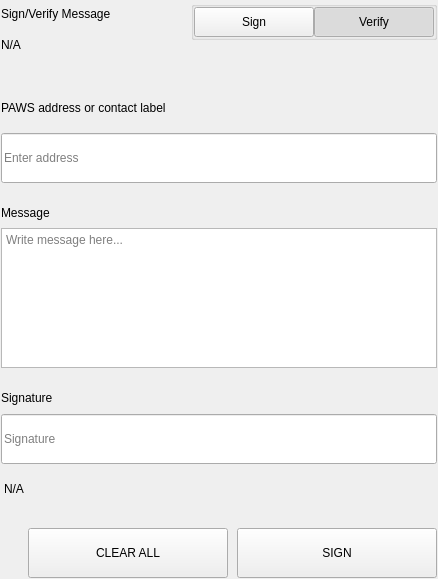
<?xml version="1.0" encoding="UTF-8"?>
<ui version="4.0">
 <class>SettingsSignMessageWidgets</class>
 <widget class="QWidget" name="SettingsSignMessageWidgets">
  <property name="geometry">
   <rect>
    <x>0</x>
    <y>0</y>
    <width>438</width>
    <height>579</height>
   </rect>
  </property>
  <property name="windowTitle">
   <string>Form</string>
  </property>
  <layout class="QVBoxLayout" name="verticalLayout">
   <property name="spacing">
    <number>0</number>
   </property>
   <property name="leftMargin">
    <number>0</number>
   </property>
   <property name="topMargin">
    <number>0</number>
   </property>
   <property name="rightMargin">
    <number>0</number>
   </property>
   <property name="bottomMargin">
    <number>0</number>
   </property>
   <item>
    <widget class="QWidget" name="left" native="true">
     <layout class="QVBoxLayout" name="verticalLayout_3">
      <property name="leftMargin">
       <number>0</number>
      </property>
      <property name="topMargin">
       <number>0</number>
      </property>
      <property name="rightMargin">
       <number>0</number>
      </property>
      <property name="bottomMargin">
       <number>0</number>
      </property>
      <item>
       <widget class="QWidget" name="container_sign" native="true">
        <layout class="QVBoxLayout" name="verticalLayout_2">
         <property name="spacing">
          <number>0</number>
         </property>
         <property name="leftMargin">
          <number>1</number>
         </property>
         <property name="topMargin">
          <number>1</number>
         </property>
         <property name="rightMargin">
          <number>1</number>
         </property>
         <property name="bottomMargin">
          <number>1</number>
         </property>
         <item>
          <layout class="QHBoxLayout" name="horizontalLayout_3" stretch="3,1">
           <property name="spacing">
            <number>40</number>
           </property>
           <item>
            <layout class="QVBoxLayout" name="verticalLayoutTitle">
             <property name="spacing">
              <number>5</number>
             </property>
             <item>
              <widget class="QLabel" name="labelTitle">
               <property name="text">
                <string>Sign/Verify Message</string>
               </property>
              </widget>
             </item>
             <item>
              <widget class="QLabel" name="labelSubtitle1">
               <property name="text">
                <string notr="true">N/A</string>
               </property>
               <property name="wordWrap">
                <bool>true</bool>
               </property>
              </widget>
             </item>
            </layout>
           </item>
           <item alignment="Qt::AlignRight|Qt::AlignTop">
            <widget class="QWidget" name="containerSwitch" native="true">
             <property name="styleSheet">
              <string notr="true">#containerSwitch{
	padding-top:9px;
}</string>
             </property>
             <layout class="QVBoxLayout" name="verticalLayout_6">
              <property name="spacing">
               <number>4</number>
              </property>
              <property name="leftMargin">
               <number>0</number>
              </property>
              <property name="topMargin">
               <number>0</number>
              </property>
              <property name="rightMargin">
               <number>0</number>
              </property>
              <property name="bottomMargin">
               <number>0</number>
              </property>
              <item alignment="Qt::AlignRight">
               <widget class="QGroupBox" name="groupBox">
                <property name="sizePolicy">
                 <sizepolicy hsizetype="Fixed" vsizetype="Preferred">
                  <horstretch>0</horstretch>
                  <verstretch>0</verstretch>
                 </sizepolicy>
                </property>
                <property name="title">
                 <string/>
                </property>
                <property name="alignment">
                 <set>Qt::AlignRight|Qt::AlignTop|Qt::AlignTrailing</set>
                </property>
                <layout class="QHBoxLayout" name="horizontalLayout_4">
                 <property name="spacing">
                  <number>0</number>
                 </property>
                 <property name="leftMargin">
                  <number>0</number>
                 </property>
                 <property name="topMargin">
                  <number>0</number>
                 </property>
                 <property name="rightMargin">
                  <number>0</number>
                 </property>
                 <property name="bottomMargin">
                  <number>0</number>
                 </property>
                 <item>
                  <widget class="QPushButton" name="pushSign">
                   <property name="minimumSize">
                    <size>
                     <width>120</width>
                     <height>30</height>
                    </size>
                   </property>
                   <property name="maximumSize">
                    <size>
                     <width>120</width>
                     <height>30</height>
                    </size>
                   </property>
                   <property name="focusPolicy">
                    <enum>Qt::NoFocus</enum>
                   </property>
                   <property name="text">
                    <string>Sign</string>
                   </property>
                   <property name="checkable">
                    <bool>true</bool>
                   </property>
                   <property name="autoExclusive">
                    <bool>true</bool>
                   </property>
                  </widget>
                 </item>
                 <item>
                  <widget class="QPushButton" name="pushVerify">
                   <property name="minimumSize">
                    <size>
                     <width>120</width>
                     <height>30</height>
                    </size>
                   </property>
                   <property name="maximumSize">
                    <size>
                     <width>120</width>
                     <height>30</height>
                    </size>
                   </property>
                   <property name="focusPolicy">
                    <enum>Qt::NoFocus</enum>
                   </property>
                   <property name="text">
                    <string>Verify</string>
                   </property>
                   <property name="checkable">
                    <bool>true</bool>
                   </property>
                   <property name="checked">
                    <bool>true</bool>
                   </property>
                   <property name="autoExclusive">
                    <bool>true</bool>
                   </property>
                  </widget>
                 </item>
                </layout>
               </widget>
              </item>
              <item alignment="Qt::AlignHCenter|Qt::AlignTop">
               <widget class="QLabel" name="labelSubtitleSwitch">
                <property name="text">
                 <string/>
                </property>
                <property name="alignment">
                 <set>Qt::AlignRight|Qt::AlignTrailing|Qt::AlignVCenter</set>
                </property>
               </widget>
              </item>
             </layout>
            </widget>
           </item>
          </layout>
         </item>
         <item>
          <spacer name="verticalSpacer_2">
           <property name="orientation">
            <enum>Qt::Vertical</enum>
           </property>
           <property name="sizeType">
            <enum>QSizePolicy::Fixed</enum>
           </property>
           <property name="sizeHint" stdset="0">
            <size>
             <width>20</width>
             <height>40</height>
            </size>
           </property>
          </spacer>
         </item>
         <item>
          <widget class="QWidget" name="containerAddress" native="true">
           <property name="sizePolicy">
            <sizepolicy hsizetype="Preferred" vsizetype="Fixed">
             <horstretch>0</horstretch>
             <verstretch>0</verstretch>
            </sizepolicy>
           </property>
           <layout class="QVBoxLayout" name="verticalLayout_5" stretch="0,0">
            <property name="spacing">
             <number>15</number>
            </property>
            <property name="leftMargin">
             <number>0</number>
            </property>
            <property name="topMargin">
             <number>0</number>
            </property>
            <property name="rightMargin">
             <number>0</number>
            </property>
            <property name="bottomMargin">
             <number>0</number>
            </property>
            <item>
             <widget class="QLabel" name="labelSubtitleAddress">
              <property name="minimumSize">
               <size>
                <width>0</width>
                <height>20</height>
               </size>
              </property>
              <property name="maximumSize">
               <size>
                <width>16777215</width>
                <height>20</height>
               </size>
              </property>
              <property name="text">
               <string>PAWS address or contact label</string>
              </property>
             </widget>
            </item>
            <item>
             <widget class="QLineEdit" name="addressIn_SM">
              <property name="minimumSize">
               <size>
                <width>0</width>
                <height>50</height>
               </size>
              </property>
              <property name="maximumSize">
               <size>
                <width>16777215</width>
                <height>50</height>
               </size>
              </property>
              <property name="placeholderText">
               <string>Enter address</string>
              </property>
             </widget>
            </item>
           </layout>
          </widget>
         </item>
         <item>
          <spacer name="verticalSpacer_3">
           <property name="orientation">
            <enum>Qt::Vertical</enum>
           </property>
           <property name="sizeType">
            <enum>QSizePolicy::Fixed</enum>
           </property>
           <property name="sizeHint" stdset="0">
            <size>
             <width>20</width>
             <height>20</height>
            </size>
           </property>
          </spacer>
         </item>
         <item>
          <layout class="QVBoxLayout" name="verticalLayout_9">
           <property name="spacing">
            <number>5</number>
           </property>
           <item>
            <widget class="QLabel" name="labelSubtitleMessage">
             <property name="minimumSize">
              <size>
               <width>0</width>
               <height>20</height>
              </size>
             </property>
             <property name="maximumSize">
              <size>
               <width>16777215</width>
               <height>20</height>
              </size>
             </property>
             <property name="text">
              <string>Message</string>
             </property>
            </widget>
           </item>
           <item>
            <widget class="QPlainTextEdit" name="messageIn_SM">
             <property name="minimumSize">
              <size>
               <width>0</width>
               <height>140</height>
              </size>
             </property>
             <property name="maximumSize">
              <size>
               <width>16777215</width>
               <height>140</height>
              </size>
             </property>
             <property name="placeholderText">
              <string>Write message here...</string>
             </property>
            </widget>
           </item>
          </layout>
         </item>
         <item>
          <spacer name="verticalSpacer_4">
           <property name="orientation">
            <enum>Qt::Vertical</enum>
           </property>
           <property name="sizeType">
            <enum>QSizePolicy::Fixed</enum>
           </property>
           <property name="sizeHint" stdset="0">
            <size>
             <width>20</width>
             <height>20</height>
            </size>
           </property>
          </spacer>
         </item>
         <item>
          <widget class="QWidget" name="widget" native="true">
           <property name="minimumSize">
            <size>
             <width>0</width>
             <height>75</height>
            </size>
           </property>
           <property name="maximumSize">
            <size>
             <width>16777215</width>
             <height>16777215</height>
            </size>
           </property>
           <layout class="QVBoxLayout" name="verticalLayout_4">
            <property name="leftMargin">
             <number>0</number>
            </property>
            <property name="topMargin">
             <number>0</number>
            </property>
            <property name="rightMargin">
             <number>0</number>
            </property>
            <property name="bottomMargin">
             <number>0</number>
            </property>
            <item>
             <widget class="QLabel" name="labelSubtitleSignature">
              <property name="minimumSize">
               <size>
                <width>0</width>
                <height>20</height>
               </size>
              </property>
              <property name="maximumSize">
               <size>
                <width>16777215</width>
                <height>20</height>
               </size>
              </property>
              <property name="text">
               <string>Signature</string>
              </property>
             </widget>
            </item>
            <item>
             <widget class="QLineEdit" name="signatureOut_SM">
              <property name="minimumSize">
               <size>
                <width>0</width>
                <height>50</height>
               </size>
              </property>
              <property name="placeholderText">
               <string>Signature</string>
              </property>
             </widget>
            </item>
           </layout>
          </widget>
         </item>
         <item>
          <widget class="QLabel" name="statusLabel_SM">
           <property name="styleSheet">
            <string notr="true">padding-top:5px;</string>
           </property>
           <property name="text">
            <string notr="true">N/A</string>
           </property>
          </widget>
         </item>
         <item>
          <spacer name="verticalSpacer">
           <property name="orientation">
            <enum>Qt::Vertical</enum>
           </property>
           <property name="sizeType">
            <enum>QSizePolicy::Fixed</enum>
           </property>
           <property name="sizeHint" stdset="0">
            <size>
             <width>20</width>
             <height>20</height>
            </size>
           </property>
          </spacer>
         </item>
         <item>
          <layout class="QHBoxLayout" name="horizontalLayout_7">
           <property name="spacing">
            <number>9</number>
           </property>
           <item>
            <spacer name="horizontalSpacer_5">
             <property name="orientation">
              <enum>Qt::Horizontal</enum>
             </property>
             <property name="sizeType">
              <enum>QSizePolicy::Expanding</enum>
             </property>
             <property name="sizeHint" stdset="0">
              <size>
               <width>40</width>
               <height>20</height>
              </size>
             </property>
            </spacer>
           </item>
           <item>
            <widget class="QPushButton" name="pushButtonClear">
             <property name="minimumSize">
              <size>
               <width>200</width>
               <height>50</height>
              </size>
             </property>
             <property name="focusPolicy">
              <enum>Qt::NoFocus</enum>
             </property>
             <property name="text">
              <string>CLEAR ALL</string>
             </property>
            </widget>
           </item>
           <item>
            <widget class="QPushButton" name="pushButtonSave">
             <property name="minimumSize">
              <size>
               <width>200</width>
               <height>50</height>
              </size>
             </property>
             <property name="maximumSize">
              <size>
               <width>200</width>
               <height>50</height>
              </size>
             </property>
             <property name="focusPolicy">
              <enum>Qt::NoFocus</enum>
             </property>
             <property name="text">
              <string>SIGN</string>
             </property>
            </widget>
           </item>
          </layout>
         </item>
        </layout>
       </widget>
      </item>
     </layout>
    </widget>
   </item>
  </layout>
 </widget>
 <resources/>
 <connections/>
</ui>
